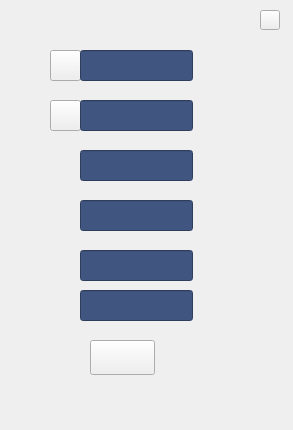
<?xml version="1.0" encoding="UTF-8"?>
<ui version="4.0">
 <class>widget3_13</class>
 <widget class="QWidget" name="widget3_13">
  <property name="geometry">
   <rect>
    <x>0</x>
    <y>0</y>
    <width>293</width>
    <height>430</height>
   </rect>
  </property>
  <property name="windowTitle">
   <string>Form</string>
  </property>
  <widget class="QFrame" name="frame">
   <property name="geometry">
    <rect>
     <x>0</x>
     <y>0</y>
     <width>293</width>
     <height>430</height>
    </rect>
   </property>
   <property name="frameShape">
    <enum>QFrame::NoFrame</enum>
   </property>
   <property name="frameShadow">
    <enum>QFrame::Plain</enum>
   </property>
   <property name="lineWidth">
    <number>0</number>
   </property>
   <widget class="MyLineEdit" name="edit_5">
    <property name="geometry">
     <rect>
      <x>80</x>
      <y>250</y>
      <width>113</width>
      <height>31</height>
     </rect>
    </property>
    <property name="sizePolicy">
     <sizepolicy hsizetype="Ignored" vsizetype="Ignored">
      <horstretch>0</horstretch>
      <verstretch>0</verstretch>
     </sizepolicy>
    </property>
    <property name="font">
     <font>
      <family>微软雅黑</family>
      <pointsize>12</pointsize>
     </font>
    </property>
    <property name="styleSheet">
     <string notr="true">color: rgb(255, 255, 255);
background-color: rgb(64, 86, 129);</string>
    </property>
    <property name="alignment">
     <set>Qt::AlignRight|Qt::AlignTrailing|Qt::AlignVCenter</set>
    </property>
   </widget>
   <widget class="QPushButton" name="bt_l_2">
    <property name="geometry">
     <rect>
      <x>50</x>
      <y>100</y>
      <width>31</width>
      <height>31</height>
     </rect>
    </property>
    <property name="sizePolicy">
     <sizepolicy hsizetype="Ignored" vsizetype="Ignored">
      <horstretch>0</horstretch>
      <verstretch>0</verstretch>
     </sizepolicy>
    </property>
    <property name="text">
     <string/>
    </property>
   </widget>
   <widget class="QPushButton" name="bt_l_1">
    <property name="geometry">
     <rect>
      <x>50</x>
      <y>50</y>
      <width>31</width>
      <height>31</height>
     </rect>
    </property>
    <property name="sizePolicy">
     <sizepolicy hsizetype="Ignored" vsizetype="Ignored">
      <horstretch>0</horstretch>
      <verstretch>0</verstretch>
     </sizepolicy>
    </property>
    <property name="text">
     <string/>
    </property>
   </widget>
   <widget class="QPushButton" name="bt_b_0">
    <property name="geometry">
     <rect>
      <x>90</x>
      <y>340</y>
      <width>65</width>
      <height>35</height>
     </rect>
    </property>
    <property name="sizePolicy">
     <sizepolicy hsizetype="Ignored" vsizetype="Ignored">
      <horstretch>0</horstretch>
      <verstretch>0</verstretch>
     </sizepolicy>
    </property>
    <property name="text">
     <string/>
    </property>
   </widget>
   <widget class="MyLineEdit" name="edit_6">
    <property name="geometry">
     <rect>
      <x>80</x>
      <y>290</y>
      <width>113</width>
      <height>31</height>
     </rect>
    </property>
    <property name="sizePolicy">
     <sizepolicy hsizetype="Ignored" vsizetype="Ignored">
      <horstretch>0</horstretch>
      <verstretch>0</verstretch>
     </sizepolicy>
    </property>
    <property name="font">
     <font>
      <family>微软雅黑</family>
      <pointsize>12</pointsize>
     </font>
    </property>
    <property name="styleSheet">
     <string notr="true">color: rgb(255, 255, 255);
background-color: rgb(64, 86, 129);</string>
    </property>
    <property name="alignment">
     <set>Qt::AlignRight|Qt::AlignTrailing|Qt::AlignVCenter</set>
    </property>
   </widget>
   <widget class="MyLineEdit" name="edit_1">
    <property name="geometry">
     <rect>
      <x>80</x>
      <y>50</y>
      <width>113</width>
      <height>31</height>
     </rect>
    </property>
    <property name="sizePolicy">
     <sizepolicy hsizetype="Ignored" vsizetype="Ignored">
      <horstretch>0</horstretch>
      <verstretch>0</verstretch>
     </sizepolicy>
    </property>
    <property name="font">
     <font>
      <family>微软雅黑</family>
      <pointsize>12</pointsize>
     </font>
    </property>
    <property name="styleSheet">
     <string notr="true">color: rgb(255, 255, 255);
background-color: rgb(64, 86, 129);</string>
    </property>
    <property name="alignment">
     <set>Qt::AlignRight|Qt::AlignTrailing|Qt::AlignVCenter</set>
    </property>
   </widget>
   <widget class="MyLineEdit" name="edit_3">
    <property name="geometry">
     <rect>
      <x>80</x>
      <y>150</y>
      <width>113</width>
      <height>31</height>
     </rect>
    </property>
    <property name="sizePolicy">
     <sizepolicy hsizetype="Ignored" vsizetype="Ignored">
      <horstretch>0</horstretch>
      <verstretch>0</verstretch>
     </sizepolicy>
    </property>
    <property name="font">
     <font>
      <family>微软雅黑</family>
      <pointsize>12</pointsize>
     </font>
    </property>
    <property name="styleSheet">
     <string notr="true">color: rgb(255, 255, 255);
background-color: rgb(64, 86, 129);</string>
    </property>
    <property name="alignment">
     <set>Qt::AlignRight|Qt::AlignTrailing|Qt::AlignVCenter</set>
    </property>
   </widget>
   <widget class="MyLineEdit" name="edit_2">
    <property name="geometry">
     <rect>
      <x>80</x>
      <y>100</y>
      <width>113</width>
      <height>31</height>
     </rect>
    </property>
    <property name="sizePolicy">
     <sizepolicy hsizetype="Ignored" vsizetype="Ignored">
      <horstretch>0</horstretch>
      <verstretch>0</verstretch>
     </sizepolicy>
    </property>
    <property name="font">
     <font>
      <family>微软雅黑</family>
      <pointsize>12</pointsize>
     </font>
    </property>
    <property name="styleSheet">
     <string notr="true">color: rgb(255, 255, 255);
background-color: rgb(64, 86, 129);</string>
    </property>
    <property name="alignment">
     <set>Qt::AlignRight|Qt::AlignTrailing|Qt::AlignVCenter</set>
    </property>
   </widget>
   <widget class="MyLineEdit" name="edit_4">
    <property name="geometry">
     <rect>
      <x>80</x>
      <y>200</y>
      <width>113</width>
      <height>31</height>
     </rect>
    </property>
    <property name="sizePolicy">
     <sizepolicy hsizetype="Ignored" vsizetype="Ignored">
      <horstretch>0</horstretch>
      <verstretch>0</verstretch>
     </sizepolicy>
    </property>
    <property name="font">
     <font>
      <family>微软雅黑</family>
      <pointsize>12</pointsize>
     </font>
    </property>
    <property name="styleSheet">
     <string notr="true">color: rgb(255, 255, 255);
background-color: rgb(64, 86, 129);</string>
    </property>
    <property name="alignment">
     <set>Qt::AlignRight|Qt::AlignTrailing|Qt::AlignVCenter</set>
    </property>
   </widget>
   <widget class="QPushButton" name="bt_close">
    <property name="geometry">
     <rect>
      <x>260</x>
      <y>10</y>
      <width>20</width>
      <height>20</height>
     </rect>
    </property>
    <property name="sizePolicy">
     <sizepolicy hsizetype="Ignored" vsizetype="Ignored">
      <horstretch>0</horstretch>
      <verstretch>0</verstretch>
     </sizepolicy>
    </property>
    <property name="text">
     <string/>
    </property>
   </widget>
  </widget>
 </widget>
 <customwidgets>
  <customwidget>
   <class>MyLineEdit</class>
   <extends>QLineEdit</extends>
   <header>mylineedit.h</header>
  </customwidget>
 </customwidgets>
 <resources/>
 <connections/>
</ui>
